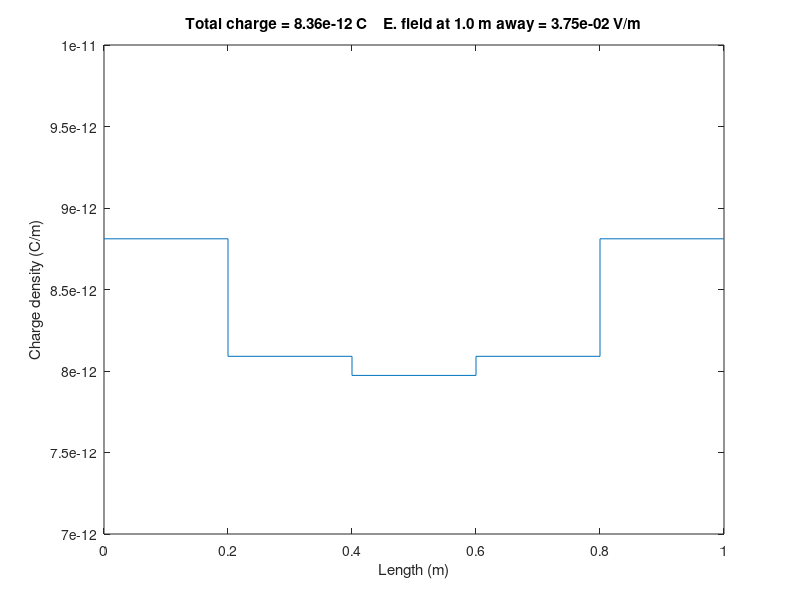

This chart was generated by the following MATLAB code:
function stright_wire_of_constant_V

% This program is written to find out the charge distribution (and then
% E-field at a point) of a finite stright conductor. The method following
% can be found in "Advanced Engineering Electromagnetics" by Constantine A.
% Balanis in page numbers 670-675.


%% User inputs
L = 1;          % Length of the conductor in meters
N = 5;          % Number of segments of the conductor to consider
V = 1;          % Voltage of the conductor
a = 0.001;      % Radius of the conductor
d = 1;          % calculate E-field at d away from the end of the conductor


%% Finding the charge distribution.
dy = L/N;
ys = dy/2:dy:L;

Zmn = zeros(N,N);

for m = 1:N
    for n = 1:N
        % y' (for numerical intergration)
        yps = (n-1)*dy:dy/1000:n*dy;
        
        % function evaluation at y' s
        fps = 1./sqrt((ys(m)-yps).^2+a^2);
        
        % Intergration
        Zmn(m,n) = trapz(yps,fps);        
    end
end

Vm = zeros(N,1) + 4*pi*8.85418782e-12*V;

a = inv(Zmn)*Vm;
a = a';

%% Plotting and post calculations

% Plotting charge vs length diagram
figure
stairs([ys-dy/2 ys(end)+dy/2],[a a(end)])
xlabel('Length (m)')
ylabel('Charge density (C/m)')

% Total Charge
q = dy*a;
Qtot = sum(q);

% E-field at distance d;
E = sum(1/(4*pi*8.85418782e-12).*q./((L+d - ys).^2));

% print info to the title
title(sprintf('Total charge = %0.2e C    E. field at %0.1f m away = %0.2e V/m',Qtot,d,E))






